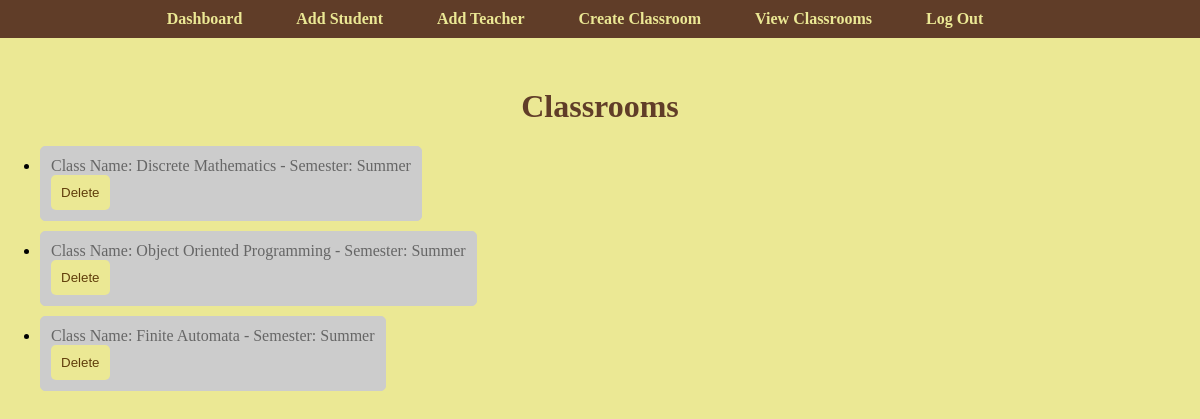
Screenshot of /Admin/ViewClassrooms.php with the database file from the repository.
### tables this page shows
CREATE TABLE `classroom` (
  `classID` int(10) NOT NULL,
  `className` varchar(100) NOT NULL,
  `teacherID` int(10) NOT NULL,
  `semester` varchar(20) NOT NULL,
  `isActive` tinyint(1) NOT NULL,
  `SODid` int(10) DEFAULT NULL
);

### Admin/ViewClassrooms.php (the view, shortened to what this page needs)
<!DOCTYPE html>
<html lang="en">
<head>
    <link rel="stylesheet" href="../styles.css">
</head>
<body>
<nav>
        <ul>
            <li><a href="Dashboard.php">Dashboard</a></li>
            <li><a href="AddStudent.php">Add Student</a></li>
            <li><a href="AddTeacher.php">Add Teacher</a></li>
            <li><a href="CreateClassroom.php">Create Classroom</a></li>
            <li><a href="ViewClassrooms.php">View Classrooms</a></li>
            <li><a href="../index.html">Log Out</a></li>
        </ul>
    </nav>
<h1>Classrooms</h1>
<?php
include('../dbconn.php');;
$sql = "SELECT classID, className, semester FROM classroom";
$result = $conn->query($sql);
if ($result->num_rows > 0) {
    echo "<ul>";
    while ($row = $result->fetch_assoc()) {
        echo "<li class='classroom-entry'>";
        echo "<p>Class Name: " . $row["className"] . " - Semester: " . $row["semester"] . "</p>";
        echo "<form action='delete_classroom.php' method='POST'>";
        echo "<button class='delete-button' type='submit'>Delete</button>";
        echo "</form>";
        echo "</li>";
    }
    echo "</ul>";
} else {
    echo "<p>No classrooms found</p>";
}
?>
</body>
</html>

### styles.css (style rules this page uses)
body { font-family: "Dela", serif; background-color: #ebe894; margin: 0; }
h1 { text-align: center; margin-top: 50px; font: Georgia; color: #603d28; z-index: -1; }
p { color: #666; margin: 0; display: inline-block; text-align: center; }
button { width: 100%; padding: 10px; background-color: #ebe894; color: #603e0b; border: none; border-radius: 5px; cursor: pointer; transition: ease-in-out 0.2s; }
nav { background-color: #603d28; color: #ebe894; padding: 10px; text-align: center; }
nav ul { list-style-type: none; margin: 0; padding: 0; }
nav ul li { display: inline; margin-right: 50px; }
nav ul li a { position: relative; color: #ebe894; text-decoration: none; font-weight: bold; transition: 0.3s cubic-bezier(0.47, 0, 0.745, 0.715); }

### Admin/ViewClassrooms.php (style rules this page uses)
.classroom-entry { border: 1px solid #ccc; background-color: #ccc; border-radius: 5px; padding: 10px; margin-bottom: 10px; width: fit-content; }
.delete-button { width: auto; }

### rows the page displays
classroom: className "Discrete Mathematics", semester "Summer"
classroom: className "Object Oriented Programming", semester "Summer"
classroom: className "Finite Automata", semester "Summer"
